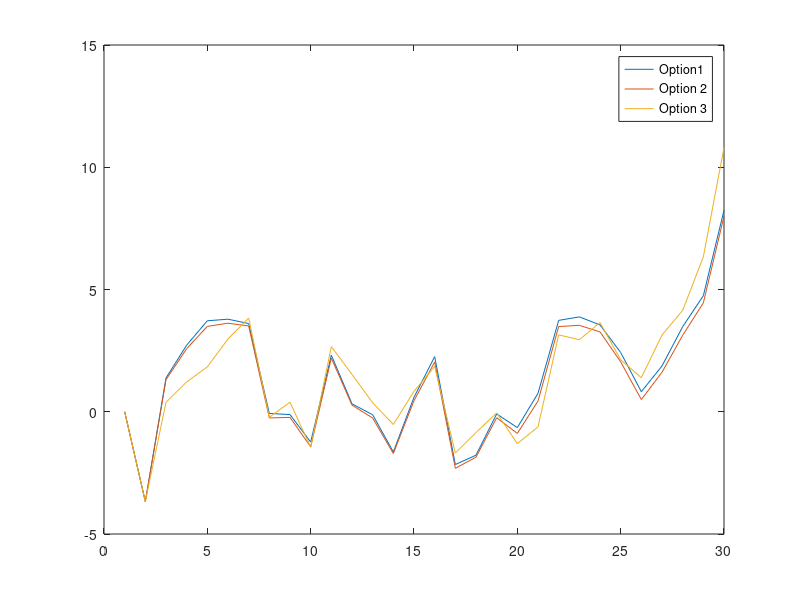

Source code (MATLAB):

iter = 0;

pKeeper = [0;0;0];

%while iter < 1000
M = [.55 .048;.5 .1;.1 .5];

w = .52;
w = [w 1-w];
W = [0; 0];

C = [1 -.5 -.5;-.5 1 -.5;-.5 -.5 1];

P = [0;0;0];

S = [.95 -.09 -.001;-.09 .95 -.003;-.001 -.003 .95];

sig = 2;

theta = 10;
t = 1;



    while max(P) < theta
        V = C*M*W + sig * randn;

        thisAtt=2-(rand<=w(1));

        W(thisAtt)=1; 
        W(3-thisAtt)=0;

        t = t + 1;

        P(:,t) = S*P(:,t-1) + V;
    end
    
    iter = iter + 1;
    [maxVal,maxInd] = max(P(:,t));
    pKeeper(maxInd) = pKeeper(maxInd) + 1
    
%end
%plot([0 t+10],[theta theta],'k','LineWidth',4)
plot(P')
legend('Option1','Option 2','Option 3')
